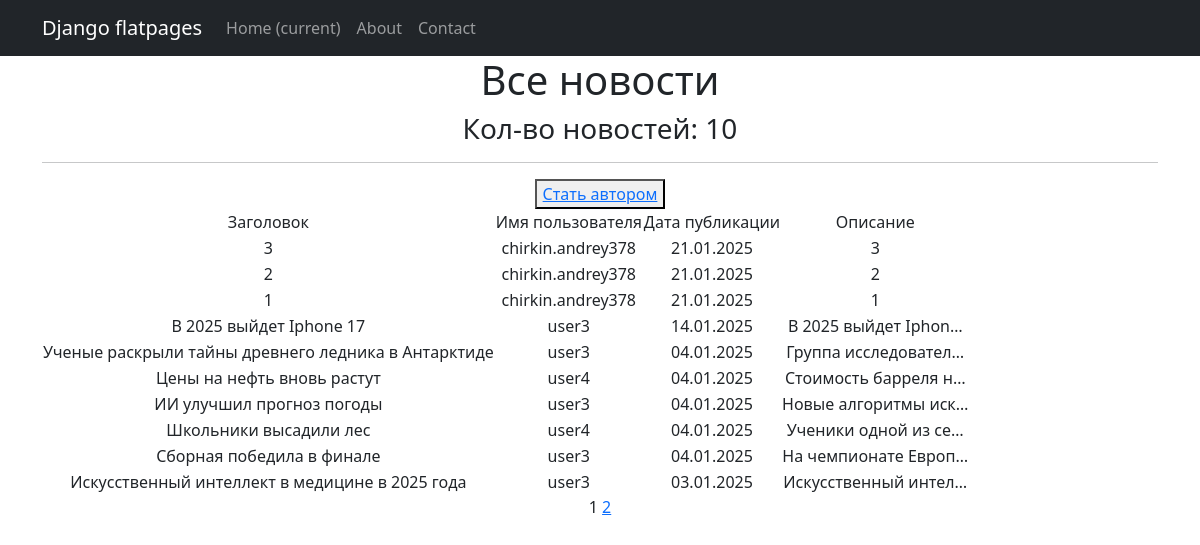
The page /news/ on the database as committed earlier.
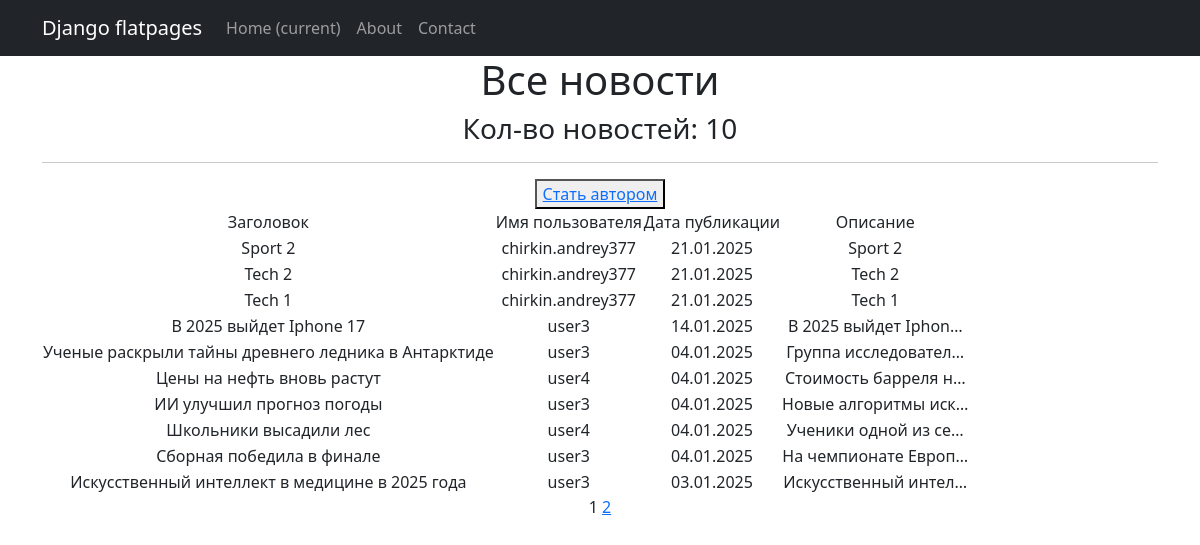
The same page on the database as committed later.
### models_app/models.py (models this page shows, shortened)
class Post(models.Model):
    ARTICLE = 'AR'
    NEWS = 'NW'
    POST_TYPE_CHOICES = [
        (ARTICLE, 'Article'),
        (NEWS, 'News'),
    ]
    author = models.ForeignKey(Author, on_delete=models.CASCADE, related_name='posts')
    post_type = models.CharField(max_length=2, choices=POST_TYPE_CHOICES, default=ARTICLE)
    created_at = models.DateTimeField(auto_now_add=True)
    categories = models.ManyToManyField(Category, related_name='posts')
    title = models.CharField(max_length=255)
    content = models.TextField()
    rating = models.IntegerField(default=0)

class Author(models.Model):
    user = models.OneToOneField(User, on_delete=models.CASCADE, related_name='author')
    rating = models.IntegerField(default=0)

### models_app/views.py (the view)
# urls.py: path('news/', NewsList.as_view(), name='news_list'),
class NewsList(ListView):
    model = Post
    queryset = Post.objects.filter(post_type='NW').order_by('-created_at')
    template_name = 'news_list.html'
    context_object_name = 'news_list'
    paginate_by = 10
    def get_context_data(self, **kwargs):
        context = super().get_context_data(**kwargs)
        context['is_not_premium'] = not self.request.user.groups.filter(name='authors').exists()
        return context

### models_app/templatetags/custom_filters.py (called while the page is built)
@register.filter()
def censor(string):
    bad_words = ["убийство", "фальсификация", "хакеры"]
    if not isinstance(string, str):
        raise ValueError("Фильтр 'censor' можно применять только к строкам.")
    cleaned_string = ''.join(char for char in string if char.isalnum() or char.isspace()) #очистка строки от спец символов (!,$, и т.д.)
    words = cleaned_string.split()
    for word in words:
        if word.lower() in bad_words:
            censored_word = word[0] + "*" * (len(word) - 1)
            string = string.replace(word, censored_word)
    return string

@register.simple_tag(takes_context=True)
def url_replace(context, **kwargs):
   d = context['request'].GET.copy()
   for k, v in kwargs.items():
       d[k] = v
   return d.urlencode()

### templates/news_list.html (shortened to what this page needs)
{% extends 'flatpages/default.html' %}
{% load custom_filters %}
{% block content %}
<h1> Все новости </h1>
<h3> Кол-во новостей: {{ news_list|length }} </h3>
<hr>
{% if is_not_premium %}
<button> <a href="/sign/upgrade/"> Стать автором</a> </button>
{% endif %}
{% if news_list %}
    <table>
           <tr>
               <td>Заголовок</td>
               <td>Имя пользователя</td>
               <td>Дата публикации</td>
               <td>Описание</td>
           </tr>
           {% for news in news_list %}
           <tr>
               <td>{{ news.title|censor }}</td>
               <td>{{ news.author.user.username }}</td>
               <td>{{ news.created_at|date:'d.m.Y' }}</td>
               <td>{{ news.content|censor|truncatechars:20 }}</td>
           </tr>
           {% endfor %}
       </table>
{% else %}
    <h2> Новостей нет! </h2>
{% endif %}
   {{ page_obj.number }}
   {% if page_obj.has_next %}
       <a href="?{% url_replace page=page_obj.next_page_number %}">{{ page_obj.next_page_number }}</a>
   {% endif %}
{% endblock content %}

Rows that differ between the two databases and show on the page:
removed Post: title|censor "3", author.user.username "chirkin.andrey378", created_at "21.01.2025", content|censor "3"
removed Post: title|censor "2", author.user.username "chirkin.andrey378", created_at "21.01.2025", content|censor "2"
removed Post: title|censor "1", author.user.username "chirkin.andrey378", created_at "21.01.2025", content|censor "1"
added Post: title|censor "Sport 2", author.user.username "chirkin.andrey377", created_at "21.01.2025", content|censor "Sport 2"
added Post: title|censor "Tech 2", author.user.username "chirkin.andrey377", created_at "21.01.2025", content|censor "Tech 2"
added Post: title|censor "Tech 1", author.user.username "chirkin.andrey377", created_at "21.01.2025", content|censor "Tech 1"
